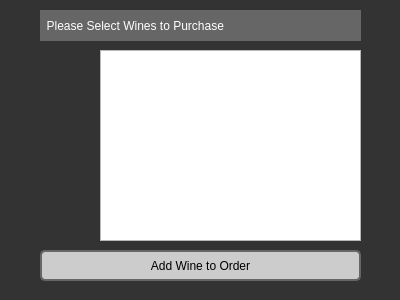
<?xml version="1.0" encoding="UTF-8"?>
<ui version="4.0">
 <class>shopForWine</class>
 <widget class="QDialog" name="shopForWine">
  <property name="geometry">
   <rect>
    <x>0</x>
    <y>0</y>
    <width>400</width>
    <height>300</height>
   </rect>
  </property>
  <property name="windowTitle">
   <string>Dialog</string>
  </property>
  <property name="styleSheet">
   <string notr="true">QPushButton{background-color: #ccc;}

QDialog QPushButton:hover
{
background: #eee;
cursor: pointer;
  
}
QDialog
{
background: #333;
}
QDialog QPushButton {  border: 2px solid #666;border-radius: 5px;z-index:1000;}

 
          
QDialog #visiting
{
 	color: #fff; 
   background: #666;
} 
#label,#label_2,#label_3,#label_4,#label_5
{
	color: #fff;
 }
#columnView
{z-index: 0; 
background:#666;
}  
#frame
{
  background:#999; 
color: #fff;
}
QSpinBox::down-button { height: 20px;}</string>
  </property>
  <widget class="QLabel" name="visiting">
   <property name="geometry">
    <rect>
     <x>40</x>
     <y>10</y>
     <width>321</width>
     <height>31</height>
    </rect>
   </property>
   <property name="text">
    <string>  Please Select Wines to Purchase</string>
   </property>
  </widget>
  <widget class="QPushButton" name="pushButton">
   <property name="geometry">
    <rect>
     <x>40</x>
     <y>250</y>
     <width>321</width>
     <height>31</height>
    </rect>
   </property>
   <property name="text">
    <string>Add Wine to Order</string>
   </property>
  </widget>
  <widget class="QListWidget" name="listWidget">
   <property name="geometry">
    <rect>
     <x>100</x>
     <y>50</y>
     <width>261</width>
     <height>191</height>
    </rect>
   </property>
  </widget>
  <widget class="QWidget" name="verticalLayoutWidget">
   <property name="geometry">
    <rect>
     <x>40</x>
     <y>50</y>
     <width>51</width>
     <height>191</height>
    </rect>
   </property>
   <layout class="QVBoxLayout" name="verticalLayout"/>
  </widget>
 </widget>
 <resources/>
 <connections/>
</ui>
